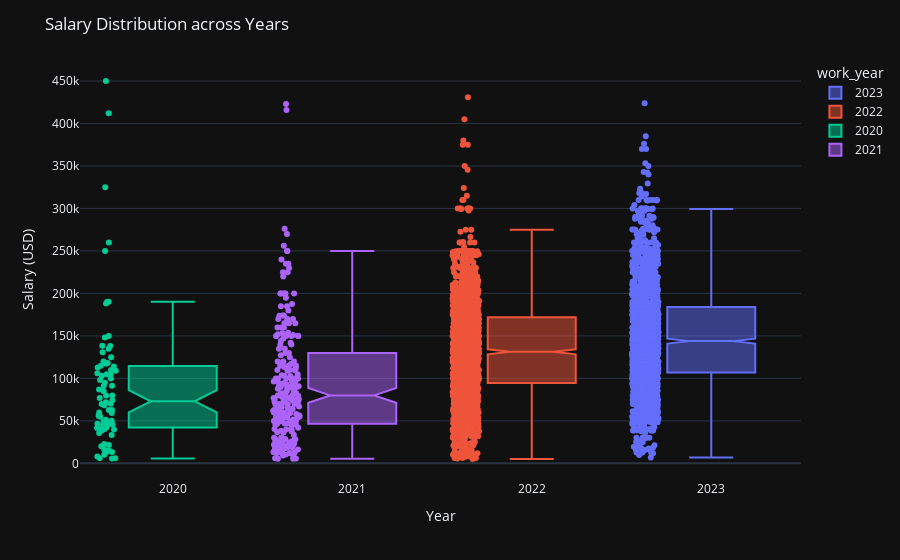

Here is the notebook cell this chart was saved with:
### Code cell
# Create the box plot
fig = px.box(
    data_frame=df, 
    x='work_year', 
    y='salary_in_usd', 
    color='work_year', 
    points='all', 
    height=600, 
    notched=True
)

# Update layout
fig.update_layout(
    title="Salary Distribution across Years",
    xaxis_title="Year",
    yaxis_title="Salary (USD)",
    template = 'plotly_dark'

)

# Show the box plot
fig.show()

### Figure 1 — Plotly figure (JSON) as saved in the notebook; plotly's stock layout.template omitted (floating-point values rounded to 4 significant figures; data arrays with more than 128 entries replaced by an {"elided": "..."} marker saying what was removed)
{"data": [{"alignmentgroup": "True", "boxpoints": "all", "hovertemplate": "work_year=%{x}<br>salary_in_usd=%{y}<extra></extra>", "legendgroup": "2023", "marker": {"color": "#636efa"}, "name": "2023", "notched": true, "offsetgroup": "2023", "orientation": "v", "showlegend": true, "type": "box", "x": {"elided": "1785 int values"}, "x0": " ", "xaxis": "x", "y": {"elided": "1785 int values"}, "y0": " ", "yaxis": "y"}, {"alignmentgroup": "True", "boxpoints": "all", "hovertemplate": "work_year=%{x}<br>salary_in_usd=%{y}<extra></extra>", "legendgroup": "2022", "marker": {"color": "#EF553B"}, "name": "2022", "notched": true, "offsetgroup": "2022", "orientation": "v", "showlegend": true, "type": "box", "x": {"elided": "1664 int values"}, "x0": " ", "xaxis": "x", "y": {"elided": "1664 int values"}, "y0": " ", "yaxis": "y"}, {"alignmentgroup": "True", "boxpoints": "all", "hovertemplate": "work_year=%{x}<br>salary_in_usd=%{y}<extra></extra>", "legendgroup": "2020", "marker": {"color": "#00cc96"}, "name": "2020", "notched": true, "offsetgroup": "2020", "orientation": "v", "showlegend": true, "type": "box", "x": [2020, 2020, 2020, 2020, 2020, 2020, 2020, 2020, 2020, 2020, 2020, 2020, 2020, 2020, 2020, 2020, 2020, 2020, 2020, 2020, 2020, 2020, 2020, 2020, 2020, 2020, 2020, 2020, 2020, 2020, 2020, 2020, 2020, 2020, 2020, 2020, 2020, 2020, 2020, 2020, 2020, 2020, 2020, 2020, 2020, 2020, 2020, 2020, 2020, 2020, 2020, 2020, 2020, 2020, 2020, 2020, 2020, 2020, 2020, 2020, 2020, 2020, 2020, 2020, 2020, 2020, 2020, 2020, 2020, 2020, 2020, 2020, 2020, 2020, 2020, 2020], "x0": " ", "xaxis": "x", "y": [15000, 95000, 13493, 13493, 22809, 49268, 117104, 54742, 20000, 59303, 70000, 68428, 450000, 46759, 74130, 103000, 250000, 10000, 138000, 45760, 79833, 50180, 106000, 112872, 15966, 76958, 188000, 105000, 70139, 6072, 33511, 91000, 42000, 115000, 260000, 109024, 79833, 150000, 72000, 190000, 35735, 135000, 125000, 51321, 40481, 39916, 87000, 85000, 8000, 41689, 114047, 5707, 56000, 6072, 47899, 98000, 325000, 45896, 42197, 62726, 21669, 110000, 120000, 60000, 148261, 38776, 91237, 62726, 190200, 118000, 138350, 130800, 45618, 412000, 105000, 100000], "y0": " ", "yaxis": "y"}, {"alignmentgroup": "True", "boxpoints": "all", "hovertemplate": "work_year=%{x}<br>salary_in_usd=%{y}<extra></extra>", "legendgroup": "2021", "marker": {"color": "#ab63fa"}, "name": "2021", "notched": true, "offsetgroup": "2021", "orientation": "v", "showlegend": true, "type": "box", "x": {"elided": "230 int values"}, "x0": " ", "xaxis": "x", "y": {"elided": "230 int values"}, "y0": " ", "yaxis": "y"}], "layout": {"autosize": true, "boxmode": "overlay", "legend": {"title": {"text": "work_year"}, "tracegroupgap": 0}, "margin": {"t": 60}, "title": {"text": "Salary Distribution across Years"}, "xaxis": {"anchor": "y", "autorange": true, "categoryarray": [2023, 2022, 2020, 2021], "categoryorder": "array", "domain": [0, 1], "range": [2019.0, 2024.0], "title": {"text": "Year"}, "type": "linear"}, "yaxis": {"anchor": "x", "autorange": true, "domain": [0, 1], "range": [-19580.0, 474700.0], "title": {"text": "Salary (USD)"}, "type": "linear"}}}
